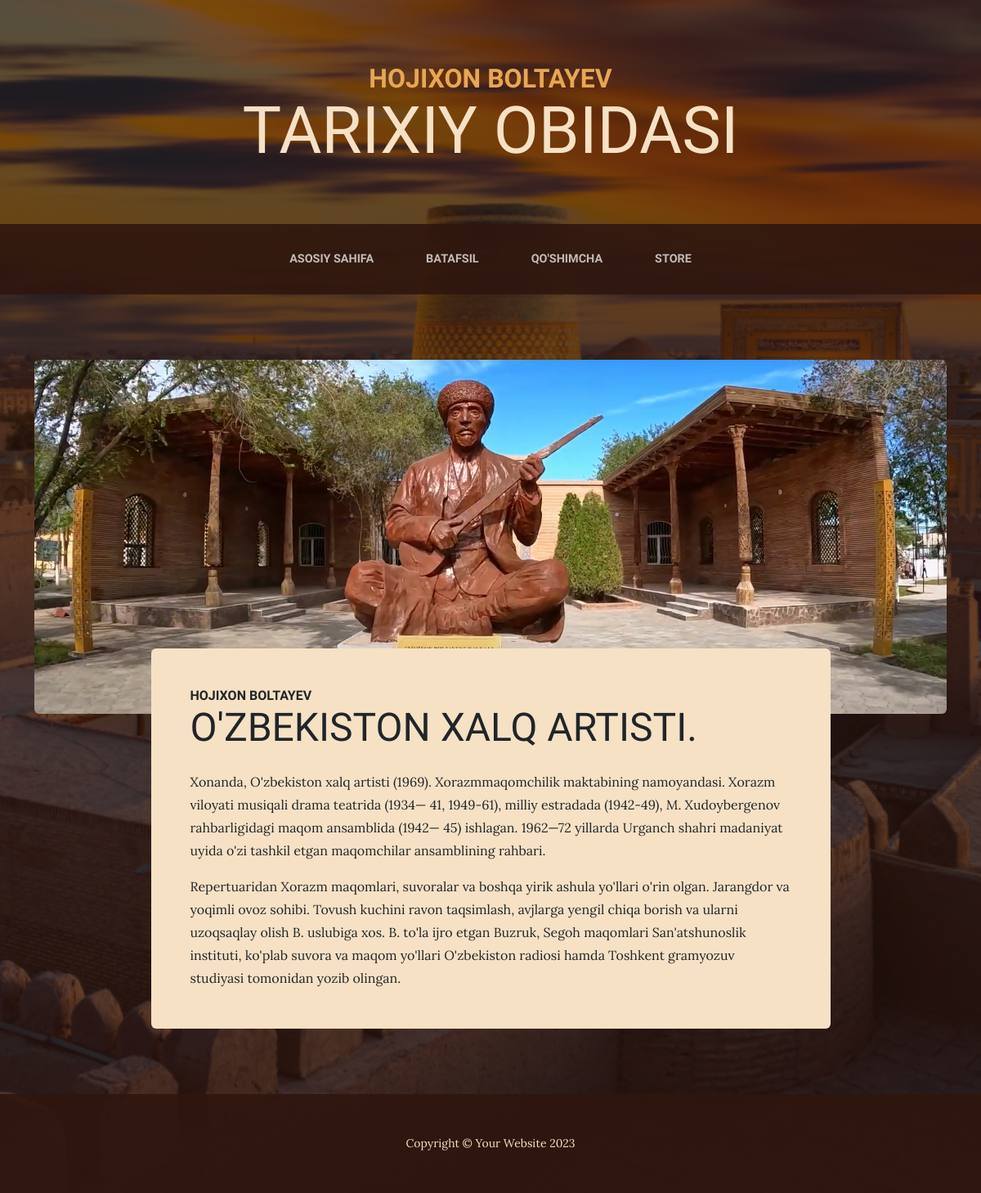
Page /about/ on the earlier database version.
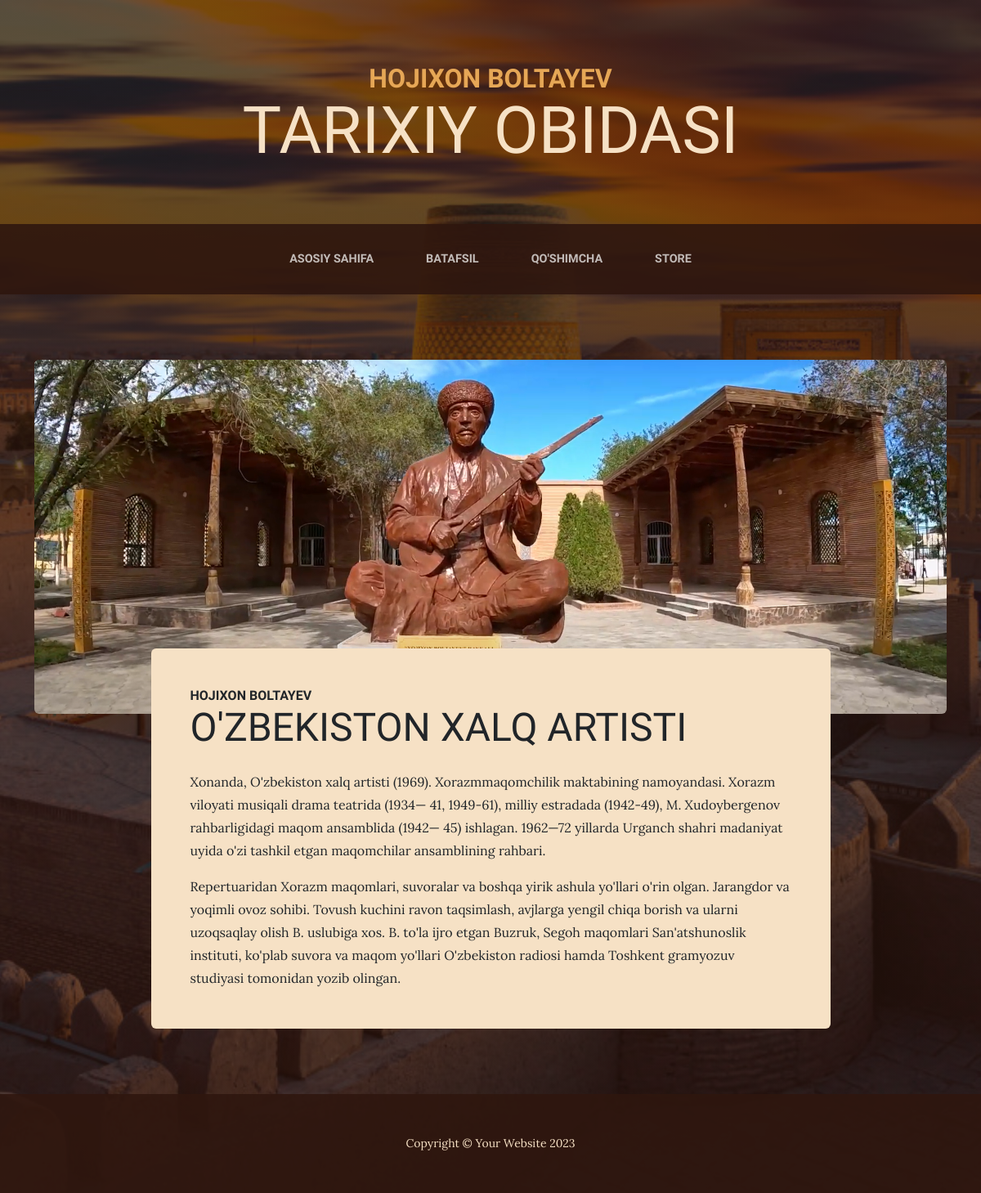
Same page on the later database version.
### main/models.py (models this page shows, shortened)
class Site(models.Model):
    title = models.CharField(max_length=100, verbose_name='title')
    icon = models.ImageField(upload_to='images/', verbose_name='icon')
    name = models.CharField(verbose_name='ism', max_length=100)
    description = models.CharField(verbose_name='des', max_length=100)

class Biografiya(models.Model):
    name = models.CharField(max_length=100, verbose_name='ism')
    description = models.CharField(max_length=100, verbose_name='description')
    bio = models.TextField(verbose_name='info')
    add = models.TextField(verbose_name='add', blank=True, null=True)
    image = models.ImageField(upload_to='images/', verbose_name='rasm')

### main/views.py (the view)
# urls.py: path('about/', AboutView, name='about'),
def AboutView(request):
    site = Site.objects.first()
    about = Biografiya.objects.first()
    return render(request, 'about.html', {'about': about, 'site': site})

### templates/about.html (shortened to what this page needs)
{% load static %}
<!DOCTYPE html>
<html lang="en">
    <head>
        <link href="{% static 'style.css' %}" rel="stylesheet" />
    </head>
    <body>
        <header>
            <h1 class="site-heading text-center text-faded d-none d-lg-block">
                <span class="site-heading-upper text-primary mb-3">{{ site.name }}</span>
                <span class="site-heading-lower">{{ site.description }}</span>
            </h1>
        </header>
        <nav class="navbar navbar-expand-lg navbar-dark py-lg-4" id="mainNav">
            <div class="container">
                <div class="collapse navbar-collapse" id="navbarSupportedContent">
                    <ul class="navbar-nav mx-auto">
                        <li class="nav-item px-lg-4"><a class="nav-link text-uppercase" href="{% url 'index' %}">Asosiy sahifa</a></li>
                        <li class="nav-item px-lg-4"><a class="nav-link text-uppercase" href="{% url 'about' %}">Batafsil</a></li>
                        <li class="nav-item px-lg-4"><a class="nav-link text-uppercase" href="{% url 'products' %}">Qo'shimcha</a></li>
                        <li class="nav-item px-lg-4"><a class="nav-link text-uppercase" href="{% url 'store' %}">Store</a></li>
                    </ul>
                </div>
            </div>
        </nav>
        <section class="page-section about-heading">
            <div class="container">
                <img class="img-fluid rounded about-heading-img mb-3 mb-lg-0" src="{{ about.image.url }}" alt="..." />
                <div class="about-heading-content">
                    <div class="row">
                        <div class="col-xl-9 col-lg-10 mx-auto">
                            <div class="bg-faded rounded p-5">
                                <h2 class="section-heading mb-4">
                                    <span class="section-heading-upper">{{ about.name }}</span>
                                    <span class="section-heading-lower">{{ about.description }}</span>
                                </h2>
                                <p>{{ about.bio }}</p>
                                <p class="mb-0">
                                    {{ about.add }}
                                </p>
                            </div>
                        </div>
                    </div>
                </div>
            </div>
        </section>
        <footer class="footer text-faded text-center py-5">
            <div class="container"><p class="m-0 small">Copyright &copy; Your Website 2023</p></div>
        </footer>
    </body>
</html>

Differences in the rows shown:
changed Biografiya "HOJIXON BOLTAYEV": description "O'ZBEKISTON XALQ ARTISTI." → "O'ZBEKISTON XALQ ARTISTI"
